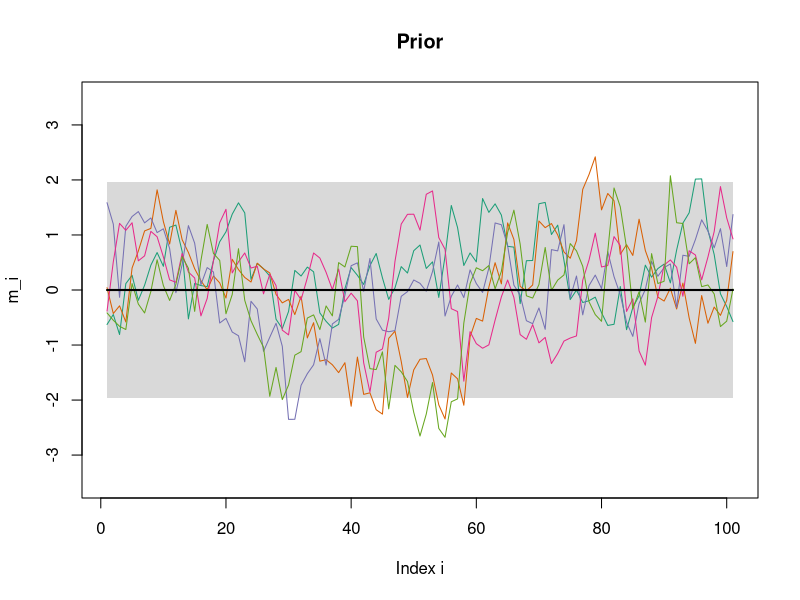
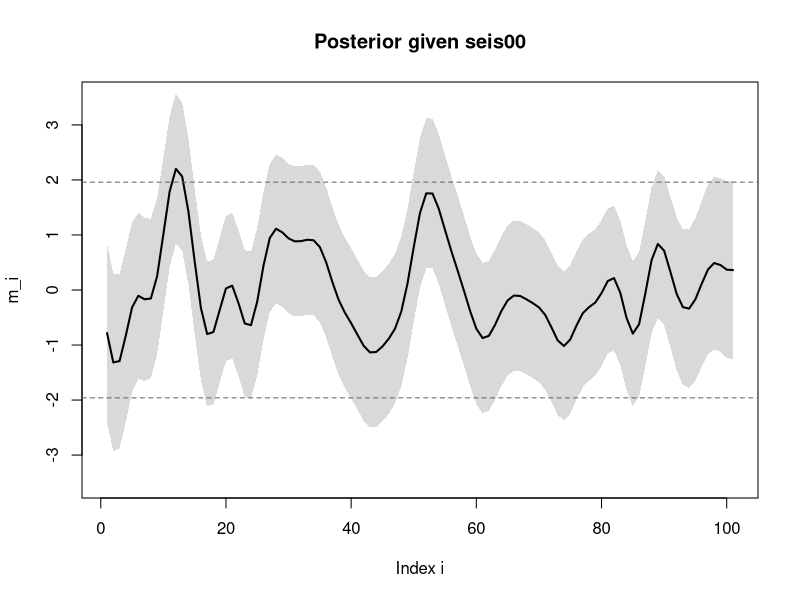
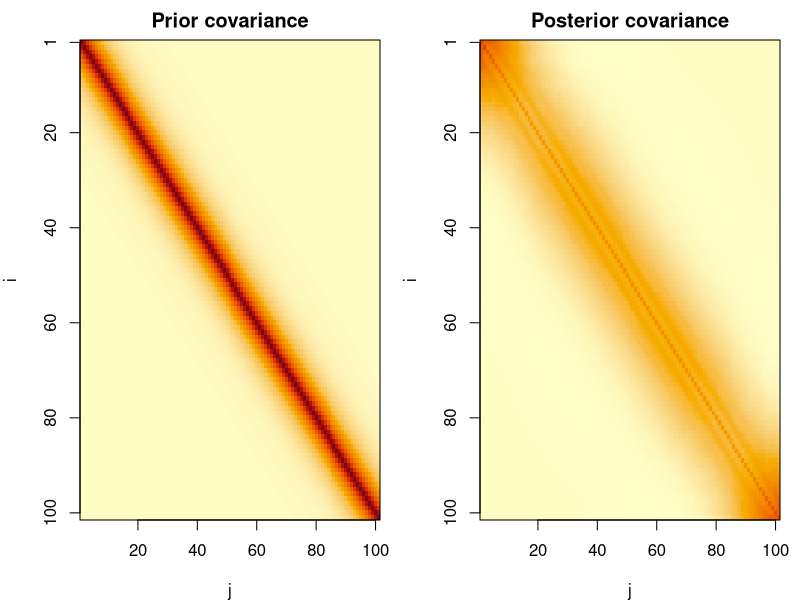
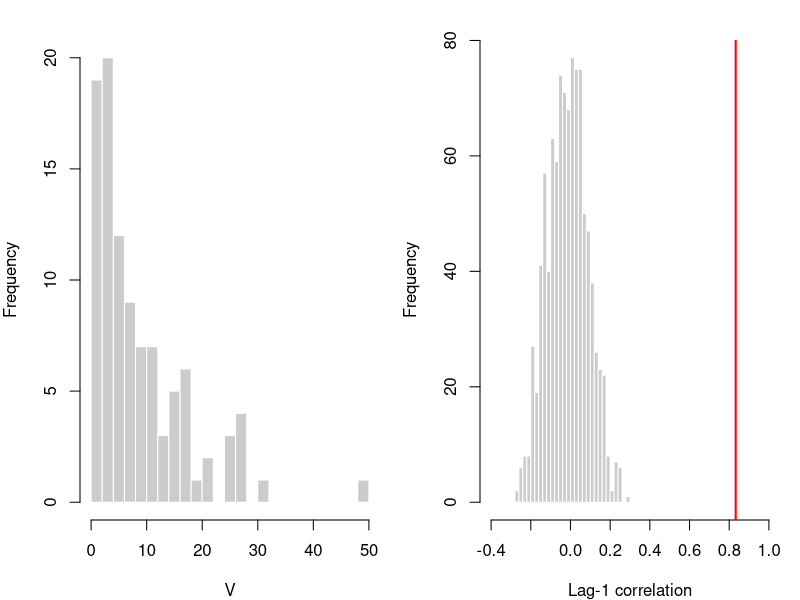
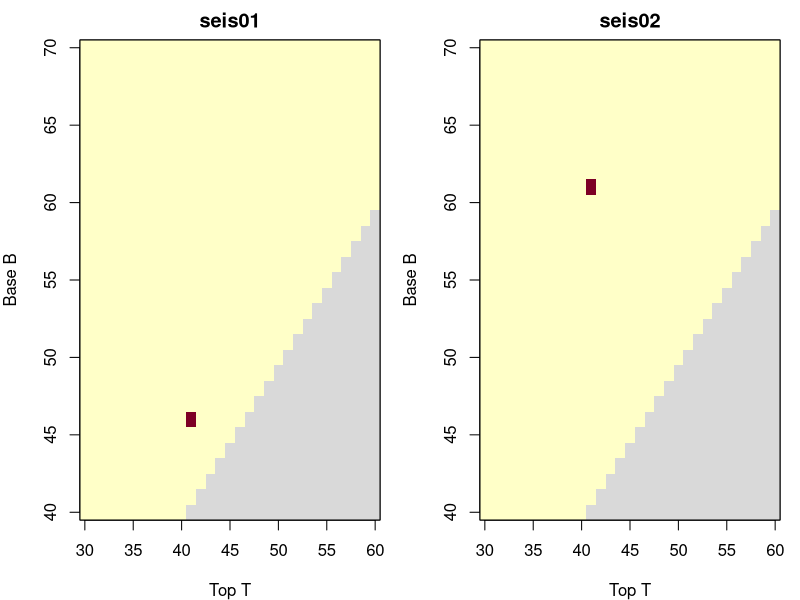
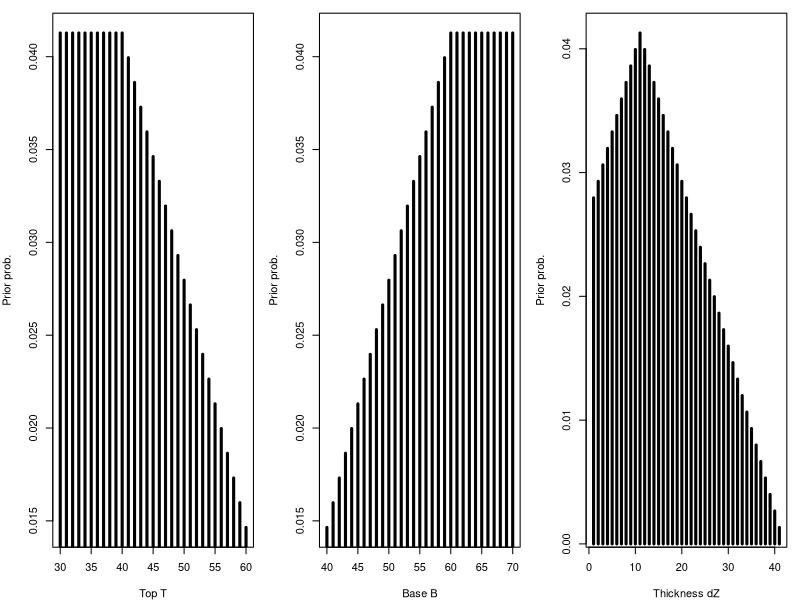
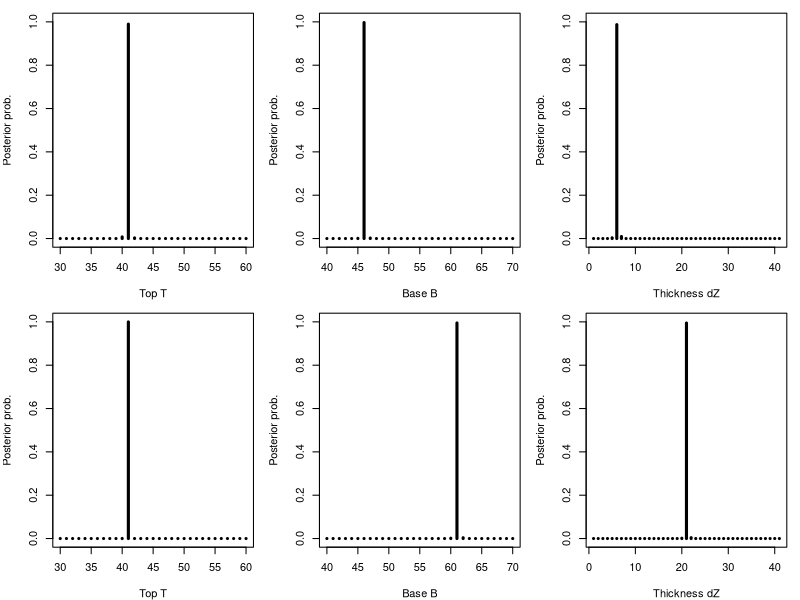
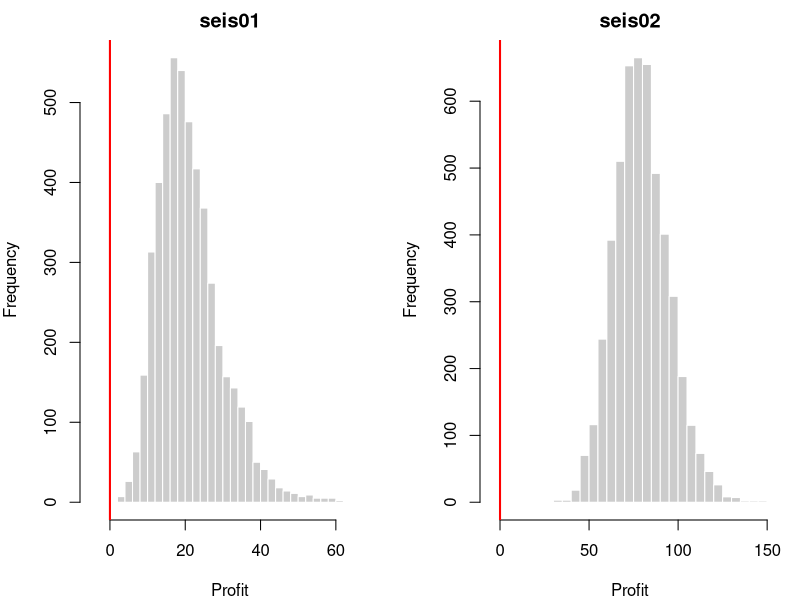

Generate these figures, in order, with R:
## ---- chunk 1
knitr::opts_chunk$set(echo = FALSE, message = FALSE, warning = FALSE,
                      fig.align = "center", fig.width = 7.5, fig.height = 3.6,
                      out.width = "95%", fig.pos = "H")
## ---- chunk 2
A  <- as.matrix(read.table("data/A.txt"))   # forward operator (n x n)
dimnames(A) <- NULL
d0 <- scan("data/seis00.txt", quiet = TRUE)
d1 <- scan("data/seis01.txt", quiet = TRUE)
d2 <- scan("data/seis02.txt", quiet = TRUE)
n  <- nrow(A)
z  <- 1:n
## ---- chunk 3
# Prior covariance: exponential correlation function
exp_cov <- function(n, sigma2, ell) {
  D <- abs(outer(1:n, 1:n, "-"))           # matrix of |i - j|
  sigma2 * exp(-3 * D / ell)
}

# Posterior of m | d for d = A m + eps (Gaussian conditioning)
gauss_posterior <- function(d, A, mu, Sigma, sigma2_eps) {
  Sigma_d <- A %*% Sigma %*% t(A) + sigma2_eps * diag(nrow(A))   # Cov(d)
  K       <- Sigma %*% t(A) %*% solve(Sigma_d)                   # Cov(m,d) Cov(d)^-1
  mu_post <- drop(mu + K %*% (d - A %*% mu))
  S_post  <- Sigma - K %*% A %*% Sigma
  S_post  <- (S_post + t(S_post)) / 2      # make exactly symmetric (rounding)
  list(mean = mu_post, cov = S_post)
}

# Simulate B draws from N(mu, S): m = mu + L x, L L^T = S, x ~ N(0, I)
rmvn <- function(B, mu, S) {
  L <- t(chol(S + 1e-10 * diag(length(mu))))   # lower Cholesky factor (tiny jitter)
  X <- matrix(rnorm(length(mu) * B), length(mu), B)
  t(mu + L %*% X)                               # one draw per row
}

# Mean with pointwise 95% credibility band (and optional realisations)
band_plot <- function(mean, sd, main, ylim, sims = NULL) {
  lo <- mean - 1.96 * sd
  hi <- mean + 1.96 * sd
  plot(z, mean, type = "n", ylim = ylim, xlab = "Index i", ylab = "m_i", main = main)
  polygon(c(z, rev(z)), c(lo, rev(hi)), col = "grey85", border = NA)
  if (!is.null(sims)) matlines(z, t(sims), lty = 1, lwd = 1,
                               col = c("#1b9e77", "#d95f02", "#7570b3", "#e7298a", "#66a61e"))
  lines(z, mean, lwd = 2)
}
## ---- chunk 4
mu <- 0; sigma2_m <- 1; ell <- 20; sigma2_eps <- 0.04
mu_m    <- rep(mu, n)
Sigma_m <- exp_cov(n, sigma2_m, ell)

set.seed(1)
prior_sims <- rmvn(5, mu_m, Sigma_m)
band_plot(mu_m, sqrt(diag(Sigma_m)), "Prior", ylim = c(-3.5, 3.5), sims = prior_sims)
## ---- chunk 5
post0 <- gauss_posterior(d0, A, mu_m, Sigma_m, sigma2_eps)
sd0   <- sqrt(diag(post0$cov))
band_plot(post0$mean, sd0, "Posterior given seis00", ylim = c(-3.5, 3.5))
abline(h = c(-1.96, 1.96), lty = 2, col = "grey40")
## ---- chunk 6
cov_image <- function(S, main, zlim) {
  image(z, z, t(S)[, n:1], zlim = zlim, col = hcl.colors(64, "YlOrRd", rev = TRUE),
        xlab = "j", ylab = "i", main = main, axes = FALSE, useRaster = TRUE)
  axis(1); axis(2, at = n + 1 - c(1, 20, 40, 60, 80, 100), labels = c(1, 20, 40, 60, 80, 100))
  box()
}
zl <- range(Sigma_m, post0$cov)
par(mfrow = c(1, 2), mar = c(4, 4, 2, 1))
cov_image(Sigma_m, "Prior covariance", zl)
cov_image(post0$cov, "Posterior covariance", zl)
## ---- chunk 7
sd_range <- range(sd0)
A_one    <- max(abs(A %*% rep(1, n)))      # A applied to a constant vector
## ---- chunk 8
c_lev <- -1
h_V   <- function(m, c = c_lev) sum((c - m) * (m < c))   # exceedance volume

B <- 100
set.seed(2)
post_sims <- rmvn(B, post0$mean, post0$cov)
V <- apply(post_sims, 1, h_V)                              # one V per posterior draw

V_summary <- c(mean = mean(V), median = median(V), sd = sd(V))
knitr::kable(t(round(V_summary, 2)), caption = "Posterior summaries of $V$ ($B=100$).")
## ---- chunk 9
hist(V, breaks = 20, col = "grey80", border = "white", main = "", xlab = "V")
## ---- chunk 10
Vs  <- sort(V)                                      # order statistics
P10 <- Vs[10]
P90 <- Vs[90]

# N = number of samples below the true P10 ~ Bin(B, 0.1)
# V_(r) <= P10 < V_(s)  <=>  r <= N <= s - 1
r <- qbinom(0.025, B, 0.1)
s <- qbinom(0.975, B, 0.1) + 1
coverage <- pbinom(s - 1, B, 0.1) - pbinom(r - 1, B, 0.1)
## ---- chunk 11
lag1 <- function(x) cor(x[-1], x[-length(x)])   # lag-1 correlation

rho_obs <- lag1(d0)
set.seed(4)
rho_perm <- replicate(1000, lag1(sample(d0)))    # sample() gives a random permutation
n_extreme <- sum(abs(rho_perm) >= abs(rho_obs))

hist(rho_perm, breaks = 30, col = "grey80", border = "white", main = "",
     xlab = "Lag-1 correlation", xlim = c(-0.4, 1))
abline(v = rho_obs, col = "red", lwd = 2)
## ---- chunk 12
dmu <- 5
G   <- subset(expand.grid(T = 30:60, B = 40:70), T <= B)    # admissible (T, B)
G$dZ <- G$B - G$T + 1                                       # thickness

# Prior mean for a zone from T to B (T = NA: no zone)
mu_TB <- function(T, B) {
  m <- rep(mu, n)
  if (!is.na(T)) m[T:B] <- mu - dmu
  m
}

Sigma_d <- A %*% Sigma_m %*% t(A) + sigma2_eps * diag(n)
L_d     <- t(chol(Sigma_d))                                 # Sigma_d = L_d L_d^T

# log p(d | mean) up to a constant common to all models
loglik <- function(d, mean_m) {
  r <- forwardsolve(L_d, d - A %*% mean_m)                  # L_d^-1 (d - A mu)
  -0.5 * sum(r^2)
}

log_sum_exp <- function(x) max(x) + log(sum(exp(x - max(x))))

zone_posterior <- function(d) {
  ll <- sapply(seq_len(nrow(G)), function(k) loglik(d, mu_TB(G$T[k], G$B[k])))
  list(ll = ll, post = exp(ll - log_sum_exp(ll)))           # uniform prior cancels
}

zp1 <- zone_posterior(d1)
zp2 <- zone_posterior(d2)
## ---- chunk 13
heat <- function(post, main) {
  M <- matrix(NA, 31, 31, dimnames = list(30:60, 40:70))
  M[cbind(G$T - 29, G$B - 39)] <- post
  image(30:60, 40:70, M, col = hcl.colors(64, "YlOrRd", rev = TRUE),
        xlab = "Top T", ylab = "Base B", main = main)
  image(30:60, 40:70, ifelse(is.na(M), 1, NA), col = "grey85", add = TRUE)
  box()
}
par(mfrow = c(1, 2), mar = c(4, 4, 2, 1))
heat(zp1$post, "seis01")
heat(zp2$post, "seis02")
## ---- chunk 14
marg <- function(w, v, levels) sapply(levels, function(x) sum(w[v == x]))
prior_G <- rep(1 / nrow(G), nrow(G))
par(mfrow = c(1, 3), mar = c(4, 4, 1, 1))
plot(30:60, marg(prior_G, G$T,  30:60), type = "h", lwd = 3, xlab = "Top T",  ylab = "Prior prob.")
plot(40:70, marg(prior_G, G$B,  40:70), type = "h", lwd = 3, xlab = "Base B", ylab = "Prior prob.")
plot(1:41,  marg(prior_G, G$dZ, 1:41),  type = "h", lwd = 3, xlab = "Thickness dZ", ylab = "Prior prob.")
## ---- chunk 15
par(mfrow = c(2, 3), mar = c(4, 4, 1, 1))
for (zp in list(zp1, zp2)) {
  plot(30:60, marg(zp$post, G$T,  30:60), type = "h", lwd = 3, ylim = c(0, 1), xlab = "Top T",  ylab = "Posterior prob.")
  plot(40:70, marg(zp$post, G$B,  40:70), type = "h", lwd = 3, ylim = c(0, 1), xlab = "Base B", ylab = "Posterior prob.")
  plot(1:41,  marg(zp$post, G$dZ, 1:41),  type = "h", lwd = 3, ylim = c(0, 1), xlab = "Thickness dZ", ylab = "Posterior prob.")
}
## ---- chunk 16
summ <- function(post) {
  k <- which.max(post)
  c(T = G$T[k], B = G$B[k], dZ = G$dZ[k], prob = post[k], E_dZ = sum(post * G$dZ))
}
tab2a <- rbind(seis01 = summ(zp1$post), seis02 = summ(zp2$post))
knitr::kable(tab2a, digits = c(0, 0, 0, 3, 2),
             col.names = c("T", "B", "dZ", "posterior prob.", "E(dZ | d)"),
             caption = "Posterior mode of $(T,B)$, its probability, and posterior mean thickness.")
## ---- chunk 17
p0 <- 1 / 2
post_zero <- function(zp, d) {
  l0 <- log(p0)     + loglik(d, mu_TB(NA, NA))
  lz <- log(1 - p0) + log_sum_exp(zp$ll) - log(nrow(G))
  exp(l0 - log_sum_exp(c(l0, lz)))
}
pz <- c(seis01 = post_zero(zp1, d1), seis02 = post_zero(zp2, d2))
## ---- chunk 18
a <- 1; b <- 10; B_mc <- 5000
K_gain <- Sigma_m %*% t(A) %*% solve(Sigma_d)
L_post <- t(chol(post0$cov + 1e-10 * diag(n)))             # same posterior covariance as 1c

sim_V <- function(zp, d, pz0) {
  w   <- c(pz0, (1 - pz0) * zp$post)                       # no zone + all (T, B)
  Tm  <- c(NA, G$T); Bm <- c(NA, G$B)
  idx <- sample(length(w), B_mc, replace = TRUE, prob = w)
  sapply(idx, function(k) {
    mu_k <- mu_TB(Tm[k], Bm[k])
    m    <- mu_k + K_gain %*% (d - A %*% mu_k) + L_post %*% rnorm(n)
    h_V(m)
  })
}
set.seed(5)
V1 <- sim_V(zp1, d1, pz[1])
V2 <- sim_V(zp2, d2, pz[2])
profit <- list(seis01 = a * V1 - b, seis02 = a * V2 - b)

tab2c <- t(sapply(profit, function(x)
  c(EV = mean(x + b) / a, E_profit = mean(x), P_loss = mean(x < 0),
    P10 = unname(quantile(x, 0.1)), P50 = median(x), P90 = unname(quantile(x, 0.9)))))
knitr::kable(tab2c, digits = 2,
             col.names = c("E(V|d)", "E(profit|d)", "P(profit<0|d)", "P10", "P50", "P90"),
             caption = "Posterior summaries of $V$ and the profit $aV-b$ (5000 simulations).")
## ---- chunk 19
par(mfrow = c(1, 2), mar = c(4, 4, 2, 1))
for (nm in names(profit)) {
  hist(profit[[nm]], breaks = 30, col = "grey80", border = "white", main = nm,
       xlab = "Profit", xlim = range(-5, profit[[nm]]))
  abline(v = 0, col = "red", lwd = 2)
}
## ---- chunk 20
tau2_mu <- 0.25
Sigma_m_mu <- Sigma_m + tau2_mu * matrix(1, n, n)            # Cov(m) with uncertain mu
Sigma_d_mu <- A %*% Sigma_m_mu %*% t(A) + sigma2_eps * diag(n)
L_d_save <- L_d
L_d <- t(chol(Sigma_d_mu))                                    # loglik() now uses new Cov(d)
zp1_mu <- zone_posterior(d1)
L_d <- L_d_save                                               # restore
diff3a <- c(cov_d = max(abs(Sigma_d_mu - Sigma_d)), post = max(abs(zp1_mu$post - zp1$post)))
## ---- chunk 21
alpha <- 2; beta <- 1; nu <- 0.04
C_mat <- A %*% (Sigma_m / sigma2_m) %*% t(A) + nu * diag(n)
L_C   <- t(chol(C_mat))
Q_TB  <- function(d) sapply(seq_len(nrow(G)), function(k) {
  r <- forwardsolve(L_C, d - A %*% mu_TB(G$T[k], G$B[k]))
  sum(r^2)
})

# 3c: p(T,B | d) with sigma_m^2 integrated out (Student-t marginal likelihood)
zone_posterior_t <- function(Q) {
  lw <- -(alpha + n / 2) * log(beta + Q / 2)
  exp(lw - log_sum_exp(lw))
}
Q1 <- Q_TB(d1); Q2 <- Q_TB(d2)
pt1 <- zone_posterior_t(Q1); pt2 <- zone_posterior_t(Q2)

# Posterior of sigma_m^2: mixture of inverse-gammas, summarised by simulation
sim_sigma2 <- function(Q, w, N = 20000) {
  k <- sample(length(w), N, replace = TRUE, prob = w)
  1 / rgamma(N, shape = alpha + n / 2, rate = beta + Q[k] / 2)
}
set.seed(6)
s2_1 <- sim_sigma2(Q1, pt1); s2_2 <- sim_sigma2(Q2, pt2)
tab3b <- rbind(seis01 = c(mean(s2_1), quantile(s2_1, c(0.025, 0.975))),
               seis02 = c(mean(s2_2), quantile(s2_2, c(0.025, 0.975))))
knitr::kable(tab3b, digits = 2, col.names = c("posterior mean", "2.5%", "97.5%"),
             caption = "Posterior mean and 95\\% credibility interval for $\\sigma_m^2$.")
## ---- chunk 22
dinvgamma <- function(x, a, b) exp(a * log(b) - lgamma(a) - (a + 1) * log(x) - b / x)
mix_dens  <- function(x, Q, w) sapply(x, function(s)
  sum(w * dinvgamma(s, alpha + n / 2, beta + Q / 2)))
xs <- seq(0.05, 2.5, length.out = 400)
plot(xs, mix_dens(xs, Q1, pt1), type = "l", lwd = 2, col = "#1b9e77",
     xlab = expression(sigma[m]^2), ylab = "Density",
     ylim = c(0, max(mix_dens(xs, Q2, pt2), mix_dens(xs, Q1, pt1))))
lines(xs, mix_dens(xs, Q2, pt2), lwd = 2, col = "#d95f02")
lines(xs, dinvgamma(xs, alpha, beta), lwd = 2, col = "grey60")
legend("topright", c("prior", "seis01", "seis02"), lwd = 2,
       col = c("grey60", "#1b9e77", "#d95f02"), bty = "n")
## ---- chunk 23
cmp <- function(pf, pt) {
  kf <- which.max(pf); kt <- which.max(pt)
  c(mode_fixed = paste0("(", G$T[kf], ",", G$B[kf], ")"), prob_fixed = round(pf[kf], 3),
    E_dZ_fixed = round(sum(pf * G$dZ), 2),
    mode_t = paste0("(", G$T[kt], ",", G$B[kt], ")"), prob_t = round(pt[kt], 3),
    E_dZ_t = round(sum(pt * G$dZ), 2))
}
tab3c <- rbind(seis01 = cmp(zp1$post, pt1), seis02 = cmp(zp2$post, pt2))
knitr::kable(tab3c, col.names = c("mode", "prob.", "E(dZ|d)", "mode", "prob.", "E(dZ|d)"),
             caption = "Posterior of $(T,B)$ with fixed $\\sigma_m^2=1$ (columns 1--3) and with $\\sigma_m^2$ integrated out (columns 4--6).")
